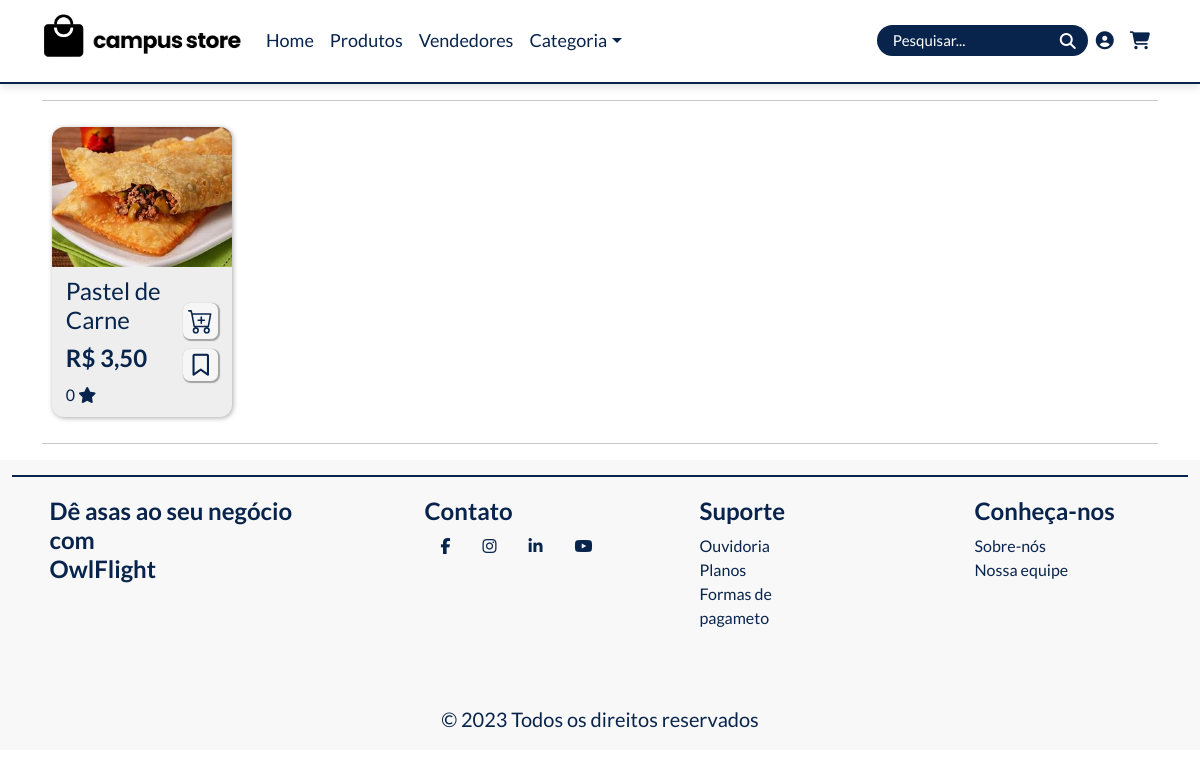
Screenshot of /pesquisa/Doce with the database file from the repository.
### cadastro/models.py (models this page shows, shortened)
class Produto(models.Model):
    nome_prod = models.CharField(max_length=50, blank=False)
    descricao = models.TextField(max_length=500, blank=False)
    preco = models.DecimalField(max_digits=9, decimal_places=2, blank=False)
    foto_prod = models.ImageField(
        null=False, default='', upload_to='foto_produto')
    vendedor = models.ForeignKey(Vendedor, on_delete=models.CASCADE)
    categorias = models.ManyToManyField('Categoria', related_name='produtos')

### home/views.py (the view)
# urls.py: path('pesquisa/<str:categoria>', pesquisa_categoria, name='pesquisa_categoria')
def pesquisa_categoria(request, categoria):
    categoria_obj = Categoria.objects.get(nome=categoria.lower())
    result_categoria = Produto.objects.filter(categorias=categoria_obj)\
        .prefetch_related('avaliacao_set')\
        .annotate(media_avaliacao=Avg('avaliacao__estrelas'))
    if request.method == 'GET':
        return render(request, 'resultados.html', {'result_categoria': result_categoria})

### home/templates/resultados.html (shortened to what this page needs)
{% extends "base.html" %}
{% load static %}
{% block cssblock %}
    <link rel="stylesheet" href="{% static 'css/cards.css'%}">
{% endblock %}
{% block content %}
<main class="flex-fill">
    <div class="container">
        <hr class="mt-3">
        <div class="row g-3">
            <div class="col12 col-sm-6 col-md-4 col-lg-3 col-xl-2">
                <div class="wrapper">
                    {% for result in result_categoria %}
                    <a href="#" class="card-link">
                        <div class="card-produto">
                            <div class="frame1">
                                <img class="img-card" src="{{result.foto_prod.url}}" alt="Imagem do Produto">
                            </div>
                            <div class="frame2">
                                <div class="text-card">
                                    <h4 id="prod-name">{{result.nome_prod}}</h4>
                                    <h4 id="preco">R$ {{result.preco}}</h4>
                                    <div class="strelas-avaliacao">
                                        {% if result.media_avaliacao %}
                                        <span>{{result.media_avaliacao}} </span><i class="fa-solid fa-star"></i>
                                        {% else %}
                                        <span>0 </span><i class="fa-solid fa-star"></i>
                                        {% endif %}
                                    </div>
                                </div>
                                <div class="botoes">
                                    <button>
                                    </button>
                                    <button>
                                        <i class="fa-regular fa-bookmark"></i>
                                    </button>
                                </div>
                            </div>
                        </div>
                    </a>
                    {% empty %}
                        <div style="margin: auto;">sem resultados</div>
                    {% endfor %}
                </div>
            </div>
        </div>
        <hr class="mt-3">
    </div>
</main>
{% endblock content %}

### static/css/home.css (style rules this page uses)
* { font-family: 'Lato', sans-serif; margin: 0; padding: 0; box-sizing: border-box; list-style: none; text-decoration: none; }
.fa-regular { width: 25px; }
a { text-decoration: none; color: var(--main-color); }
:root { --main-color: #08244c; }
html, body { overflow-x: hidden; }

### static/css/cards.css (style rules this page uses)
.card-link { border-radius: 12px; text-decoration: none; color: #08244C; margin: 10px; }
.card-produto { background-color: #eee; width: 100%; border-radius: 12px; box-shadow: 1px 1px 5px 0px rgba(0, 0, 0, 0.336); }
.frame2 { padding-inline: 5px; padding-block: 10px; display: flex; align-items: center; justify-content: space-around; }
.img-card { width: 180px; height: 140px; border-radius: 12px 12px 0 0; }
.text-card { width: 100px; display: flex; flex-direction: column; gap: 10px; }
#prod-name { margin-top: 10px; font-weight: 500; margin: 0; }
#preco { font-weight: 700; margin: 0; }
.botoes button { border: 0; background-color: #f6f6f6; width: 35px; font-size: 22px; display: flex; align-items: center; justify-content: center; padding: 5px; border-radius: 7px; color: #08244C; box-shadow: 1px 1px 1px 1px rgba(0, 0, 0, 0.308); transition: 0.5s; }
.botoes { display: flex; flex-direction: column; gap: 10px; }
.wrapper { display: grid; grid-template-columns: repeat(5, 1fr); }
@media screen and (max-width: 1200px) { .wrapper { grid-template-columns: repeat(4, 1fr); } }

### rows the page displays
Produto: foto_prod (picture), nome_prod "Pastel de Carne", preco "3,50"
